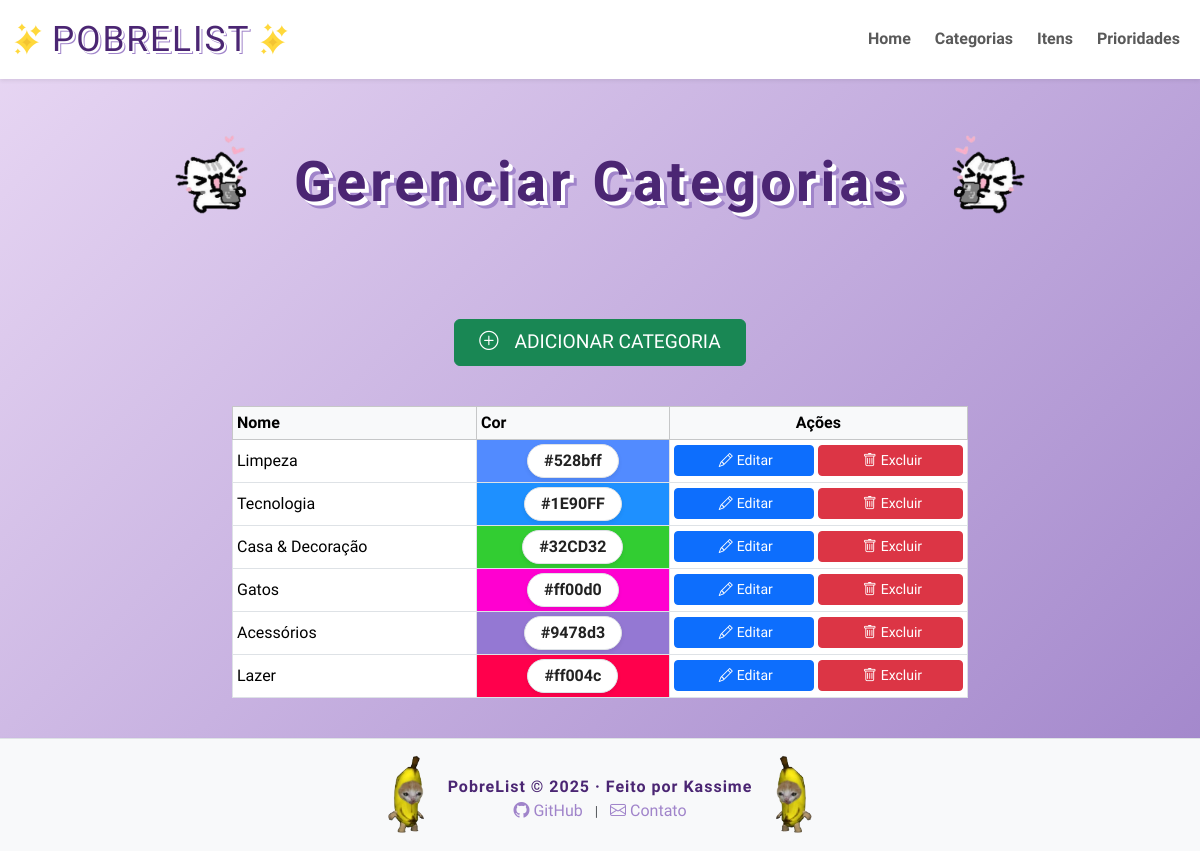
/view/categorias/listar.php, run on the app's committed database.
### tables this page shows
CREATE TABLE `categoria` (
  `id` int NOT NULL,
  `nome` varchar(100) NOT NULL,
  `categoria_cor` varchar(7) NOT NULL
);

### util/Connection.php (called while the page is built, shortened)
<?php
class Connection {
    private static $conn = null;
    public static function getConnection() {
        if(self::$conn == null) {
            try {
                $opcoes = array(
                    PDO::MYSQL_ATTR_INIT_COMMAND => "SET NAMES utf8",
                    PDO::ATTR_ERRMODE => PDO::ERRMODE_EXCEPTION,
                    PDO::ATTR_DEFAULT_FETCH_MODE => PDO::FETCH_ASSOC);
                $strConn = "mysql:host=" . DB_HOST . ";dbname=" . DB_NAME;
                self::$conn = new PDO($strConn, DB_USER, DB_PASSWORD, $opcoes);
            } catch(PDOException $e) {
                echo "Erro ao conectar na base de dados.<br>";
                print_r($e);
            }
        }
        return self::$conn;
    }
}

### controller/CategoriaController.php (called while the page is built, shortened)
<?php
require_once(__DIR__ . '/../dao/CategoriaDAO.php');
require_once(__DIR__ . '/../model/Categoria.php');
class CategoriaController {
	private CategoriaDAO $categoriaDAO;
	public function __construct() {
		$this->categoriaDAO = new CategoriaDAO();
	}
	public function listar() {
		return $this->categoriaDAO->listar();
	}
}

### dao/CategoriaDAO.php (called while the page is built, shortened)
<?php
require_once(__DIR__ . '/../model/Categoria.php');
require_once(__DIR__ . '/../util/Connection.php');
class CategoriaDAO {
	private $conn;
	public function __construct() {
		$this->conn = Connection::getConnection();
	}
	public function listar() {
		$sql = "SELECT * FROM categoria";
		$stmt = $this->conn->prepare($sql);
		$stmt->execute();
		$result = $stmt->fetchAll(PDO::FETCH_ASSOC);
		$categorias = [];
		foreach ($result as $row) {
			$cat = new Categoria();
			$cat->setId($row['id'])
				->setNome($row['nome'])
				->setCor($row['categoria_cor']);
			$categorias[] = $cat;
		}
		return $categorias;
	}
}

### model/Categoria.php (called while the page is built)
<?php
class Categoria {
	private ?int $id;
	private ?string $nome;
	private ?string $cor;
	public function getId(): ?int
	{
		return $this->id;
	}
	public function setId(?int $id): self
	{
		$this->id = $id;
		return $this;
	}
	public function getNome(): ?string
	{
		return $this->nome;
	}
	public function setNome(?string $nome): self
	{
		$this->nome = $nome;
		return $this;
	}
	public function getCor(): ?string
	{
		return $this->cor;
	}
	public function setCor(?string $cor): self
	{
		$this->cor = $cor;
		return $this;
	}
}

### view/categorias/listar.php (the view, shortened to what this page needs)
<?php
require_once(__DIR__ . '/../../controller/CategoriaController.php');
$categoriaCont = new CategoriaController();
$categorias = $categoriaCont->listar();
include_once(__DIR__ . '/../include/header.php');
include_once(__DIR__ . '/../include/nav.php');
?>
<div class="container my-4">
    <div class="row g-3 align-items-center justify-content-center mb-4">
        <div class="row justify-content-center mb-5">
            <div class="col-12 w-100 d-flex justify-content-center align-items-center gap-2 flex-wrap">
                <img src="../../src/img/categoria.png" alt="Estrela esquerda" class="d-none d-md-block" style="height:clamp(80px, 12vw, 150px);width:auto;transform: scaleX(-1);">
                <h1 class="pobrelist-subtitulo fw-bold text-nowrap text-center m-0"
                    style="font-family:'More Sugar','Fredoka One',cursive; color:#4b2673; text-shadow: 4px 4px 0 #fff, 7px 7px 0 #a084ca; letter-spacing:4px; font-size:clamp(2rem, 6vw, 3.5rem);">
                    Gerenciar Categorias
                </h1>
                <img src="../../src/img/categoria.png" alt="Estrela direita" class="d-none d-md-block" style="height:clamp(80px, 12vw, 150px);width:auto;">
            </div>
        </div>
        <div class="col-auto mb-3">
            <a href="inserir.php" class="btn btn-success d-flex align-items-center gap-2 px-4 py-2" style="font-size:1.2rem;">
                <span class="me-2"><i class="bi bi-plus-circle"></i></span>
                ADICIONAR CATEGORIA
            </a>
        </div>
    </div>
    <div class="row justify-content-center">
        <div class="col-12 col-md-10 col-lg-8">
            <div class="table-responsive">
                <table class="table table-bordered table-hover table-sm align-middle bg-white">
                    <thead class="table-light">
                        <tr>
                            <th>Nome</th>
                            <th>Cor</th>
                            <th class="text-center">Ações</th>
                        </tr>
                    </thead>
                    <tbody>
                        <?php if (empty($categorias)): ?>
                            <tr>
                                <td colspan="3" class="text-center">Nenhuma categoria cadastrada.</td>
                            </tr>
                        <?php else: ?>
                            <?php foreach ($categorias as $cat): ?>
                                <tr>
                                    <td><?= htmlspecialchars($cat->getNome()) ?></td>
                                    <td class="text-center" style="background-color: <?= htmlspecialchars($cat->getCor()) ?>; color: #222; font-weight: bold;">
                                        <span class="badge rounded-pill px-3 py-2 border shadow-sm"
                                              style="background: #fff; color: #222; font-size: 1rem;">
                                            <?= htmlspecialchars($cat->getCor()) ?>
                                        </span>
                                    </td>
                                    <td class="text-center">
                                        <div class="d-flex flex-wrap justify-content-center gap-1">
                                            <a href="alterar.php?id=<?= $cat->getId() ?>" class="btn btn-sm btn-primary flex-fill">
                                                <i class="bi bi-pencil mx-1"></i>Editar
                                            </a>
                                            <a href="excluir.php?id=<?= $cat->getId() ?>" class="btn btn-sm btn-danger flex-fill"
                                               onclick="return confirm('Tem certeza que deseja excluir <?= $cat->getNome()?>?');">
                                                <i class="bi bi-trash mx-1"></i>Excluir
                                            </a>
                                        </div>
                                    </td>
                                </tr>
                            <?php endforeach; ?>
                        <?php endif; ?>
                    </tbody>
                </table>
            </div>
        </div>
    </div>
</div>
<?php include_once(__DIR__ . '/../include/footer.php'); ?>

### view/include/header.php (shortened to what this page needs)
<!DOCTYPE html>
<html lang="pt-br">
<head>
	<link href="https://cdn.jsdelivr.net/npm/bootstrap@5.3.2/dist/css/bootstrap.min.css" rel="stylesheet">
	<link href="https://fonts.cdnfonts.com/css/more-sugar" rel="stylesheet">
	<link rel="stylesheet" href="/PobreList/css/style.css">
</head>
<body class="min-vh-100">

### view/include/nav.php (shortened to what this page needs)
<nav class="navbar navbar-expand-lg navbar-light bg-white shadow-sm py-2 mb-4">
  <div class="container-fluid">
    <a class="navbar-brand d-flex align-items-center gap-2" href="/PobreList/index.php">
      <img src="/PobreList/src/img/estrela.png" alt="Estrela" style="height:32px;width:auto;">
      <span class="pobrelist-title m-0" style="font-size:2.2rem; font-family:'More Sugar','Fredoka One',cursive; color:#4b2673; text-shadow: 2px 2px 0 #fff, 3px 3px 0 #a084ca; letter-spacing:2px;">POBRELIST</span>
      <img src="/PobreList/src/img/estrela.png" alt="Estrela" style="height:32px;width:auto;">
    </a>
    <div class="collapse navbar-collapse" id="navbarNav">
      <ul class="navbar-nav ms-auto gap-2">
        <li class="nav-item">
          <a class="nav-link fw-bold" href="/PobreList/index.php">Home</a>
        </li>
        <li class="nav-item">
          <a class="nav-link fw-bold" href="/PobreList/view/categorias/listar.php">Categorias</a>
        </li>
        <li class="nav-item">
          <a class="nav-link fw-bold" href="/PobreList/view/itens/listar.php">Itens</a>
        </li>
        <li class="nav-item">
          <a class="nav-link fw-bold" href="/PobreList/view/prioridades/listar.php">Prioridades</a>
        </li>
      </ul>
    </div>
  </div>
</nav>

### view/include/footer.php (shortened to what this page needs)
<footer class="footer bg-light border-top shadow-sm py-3 w-100 min-vh-20" style="left:0;">
	<div class="container d-flex flex-row align-items-center justify-content-center">
		<img src="/Pobrelist/src/img/footer.png" style="height:10vh; width:auto;transform: scaleX(-1);" alt="">
		<div class="mt-2 text-center d-flex flex-column align-items-center">
			<span class="fw-bold" style="color:#4b2673; font-family:'Fredoka One', Arial, sans-serif; letter-spacing:1px;">
				PobreList &copy; 2025 &middot; Feito por Kassime</span>
			<div>
				<a href="https://github.com/GiKassime/PobreList" target="_blank" class="text-decoration-none me-2" style="color:#a084ca;">
					<i class="bi bi-github"></i> GitHub
				</a>
				<span class="text-muted small">|</span>
				<a href="mailto:giovana.kassime.tds2023@gmail.com" class="text-decoration-none ms-2" style="color:#a084ca;">
					<i class="bi bi-envelope"></i> Contato
				</a>
			</div>
		</div>
		<img src="/Pobrelist/src/img/footer.png" style="height:10vh; width:auto;" alt="">
	</div>
</footer>
<link rel="stylesheet" href="https://cdn.jsdelivr.net/npm/bootstrap-icons@1.11.1/font/bootstrap-icons.css">
</body>

### css/style.css (style rules this page uses)
html, body { height: 100%; }
body { min-height: 100vh; height: 100%; display: flex; flex-direction: column; font-family: 'Fredoka One', Arial, sans-serif; background: linear-gradient(-45deg, #e9d8f4, #af64cc, #cdb4f6, #a084ca, #e9d8f4); background-size: 400% 400%; animation: gradientBG 15s ease infinite; }
.footer { margin-top: auto; }
.pobrelist-title, .pobrelist-subtitulo { color: #4b2673; text-shadow: 3px 3px 0 #fff, 5px 5px 0 #a084ca; letter-spacing: 2px; margin-bottom: 2rem; font-family: 'More Sugar', 'Fredoka One', Arial, sans-serif; }
body, html { overflow-x: hidden; }

### data on the page
categoria: nome "Limpeza", categoria_cor "#528bff"
categoria: nome "Tecnologia", categoria_cor "#1E90FF"
categoria: nome "Casa & Decoração", categoria_cor "#32CD32"
categoria: nome "Gatos", categoria_cor "#ff00d0"
categoria: nome "Acessórios", categoria_cor "#9478d3"
categoria: nome "Lazer", categoria_cor "#ff004c"
